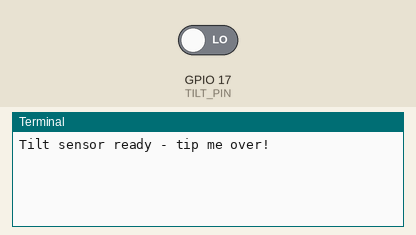
Recording of a program running on a simulated Raspberry Pi (BCM pin numbers). On the bench: the last lines printed to the terminal. The inputs (shaded band) are chosen by the test bench; at power-on: GPIO 17 (TILT_PIN) LOW. The clock reads 2024-03-15 10:24:30 at power-on unless the program sets it.

Above: at 1.2 s.
1.3 s: GPIO 17 (TILT_PIN) driven HIGH
At 2.2 s:
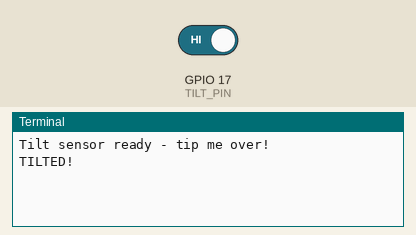
2.8 s: GPIO 17 (TILT_PIN) driven LOW
At 3.3 s:
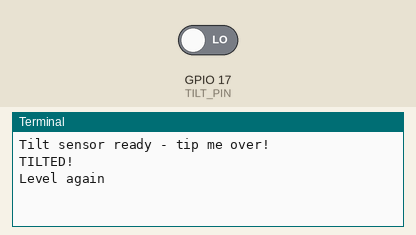

The program:

example.py
```python
# Raspberry Pi Python script using RPi.GPIO to read the SW-520D on GPIO17 with debounce, printing tilt/level messages and cleaning up on exit.
#
# Buy this module: https://shillehtek.com/products/tilt-switch-sw-520d-vibration-sensor
# Full manual: https://shillehtek.com/blogs/shillehtek-product-manuals/tilt-switch-sw-520d-vibration-sensor-manual
# More examples: https://github.com/shillehbean/shillehtek-examples
#

#!/usr/bin/env python3
# SW-520D Tilt Switch Module - Raspberry Pi Example
# D0->GPIO17 (pin 11), VCC->3.3V, GND->GND

import RPi.GPIO as GPIO
import time

TILT_PIN = 17
DEBOUNCE_S = 0.06

GPIO.setmode(GPIO.BCM)
GPIO.setup(TILT_PIN, GPIO.IN)

stable = GPIO.input(TILT_PIN)
last_reading = stable
last_change = time.time()

print("Tilt sensor ready - tip me over!")
try:
    while True:
        reading = GPIO.input(TILT_PIN)

        if reading != last_reading:
            last_change = time.time()
            last_reading = reading

        if time.time() - last_change > DEBOUNCE_S and reading != stable:
            stable = reading
            print("TILTED!" if stable else "Level again")

        time.sleep(0.005)
except KeyboardInterrupt:
    GPIO.cleanup()
    print("Stopped by user")
```

Measured:
- after the input at 1.3 s, the terminal: prints a new line after 0.06 s (image 1)
- after the input at 2.8 s, the terminal: prints a new line after 0.06 s (image 2)
